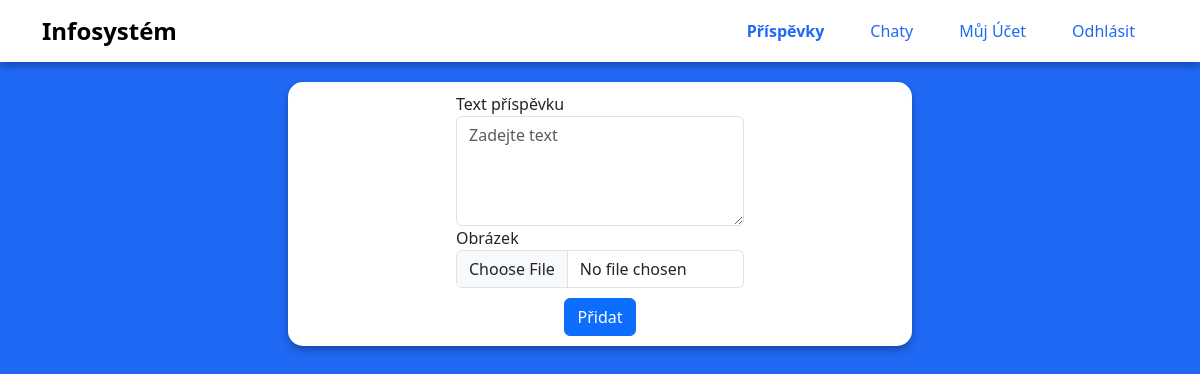
Page /posts.php (signed in) on the earlier database version.
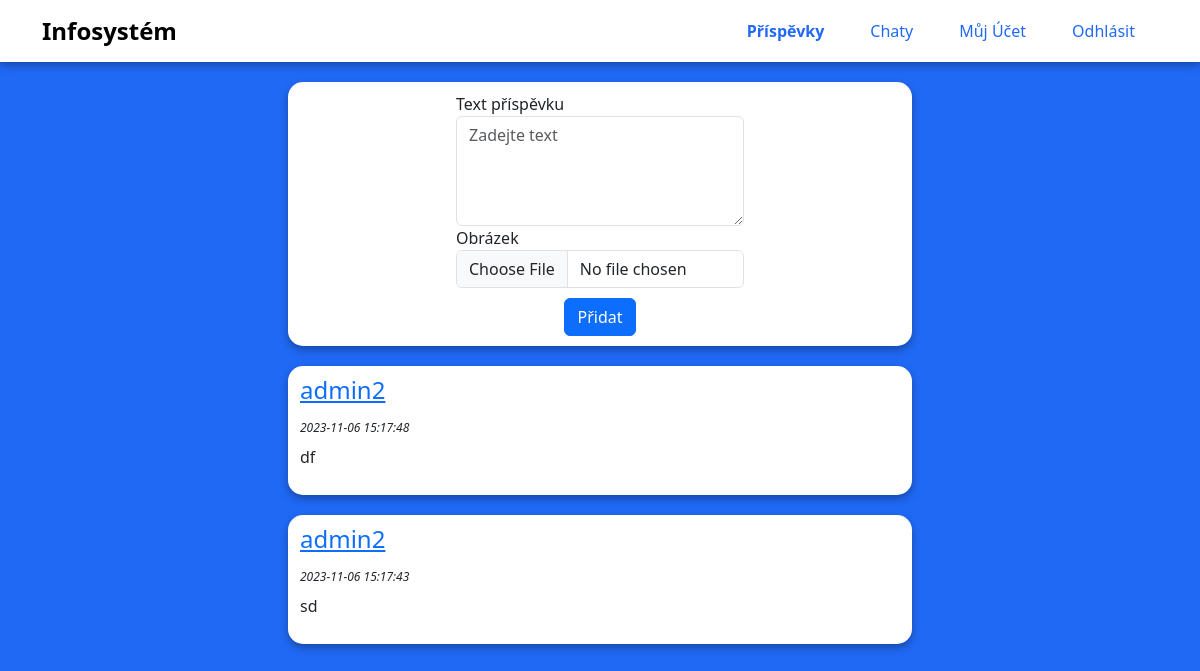
Same page on the later database version.
### tables this page shows
CREATE TABLE `post` (
  `id` int(10) UNSIGNED NOT NULL,
  `img` blob NOT NULL,
  `text` varchar(1024) NOT NULL,
  `postDateTime` datetime NOT NULL DEFAULT current_timestamp() ON UPDATE current_timestamp(),
  `user_id` int(10) UNSIGNED NOT NULL
);

CREATE TABLE `user` (
  `id` int(10) UNSIGNED NOT NULL,
  `first_name` varchar(50) NOT NULL,
  `last_name` varchar(50) NOT NULL,
  `sex` varchar(10) NOT NULL,
  `email` varchar(50) NOT NULL,
  `phone_number` varchar(20) DEFAULT NULL,
  `password` varchar(1024) NOT NULL,
  `is_administrator` tinyint(1) NOT NULL DEFAULT 0,
  `img` blob DEFAULT NULL,
  `register_date` datetime NOT NULL DEFAULT current_timestamp()
);

### posts.php (the view, shortened to what this page needs)
<!DOCTYPE html>
<html lang="en">
<head>
    <link rel="stylesheet" href="https://unpkg.com/bootstrap@5.3.2/dist/css/bootstrap.min.css" />
    <link rel="stylesheet" href="https://unpkg.com/bs-brain@2.0.2/components/logins/login-5/assets/css/login-5.css" />
</head>
<body>
    <nav class="navbar navbar-expand-lg navbar-light">
        <div class="container">
            <a class="navbar-brand" href="#">Infosystém</a>
            <div class="collapse navbar-collapse justify-content-end" id="navbarNav">
                <ul class="navbar-nav">
                    <li class="nav-item">
                        <a class="nav-link" href="posts.php">Příspěvky</a>
                    </li>
                    <li class="nav-item">
                        <a class="nav-link" href="chat.php">Chaty</a>
                    </li>
                    <li class="nav-item">
                        <a class="nav-link" href="account.php">Můj Účet</a>
                    </li>
                    <li class="nav-item">
                        <a class="nav-link" href="logout.php">Odhlásit</a>
                    </li>
                </ul>
            </div>
        </div>
    </nav>
     <div class="list">
     <div class="row">
    <div class="col-md-6 offset-md-3">
        <div class="new-post">
            <form action="submit_post.php" method="post" enctype="multipart/form-data">
                <div class="form-group">
                    <label for="post_text">Text příspěvku</label>
                    <textarea class="form-control" id="post_text" name="post_text" placeholder="Zadejte text" rows="4" required></textarea>
                </div>
                <div class="form-group">
                    <label for="post_image">Obrázek</label>
                    <div class="input-group">
                        <input type="file" class="form-control" id="post_image" name="post_image" accept="image/*">
                    </div>
                </div>
                <div class="text-center" style="padding-top: 10px;">
                    <button type="submit" class="btn btn-primary">Přidat</button>
                </div>
            </form>
        </div>
    </div>
</div>
</div>
    <div class="list">
    <?php
$host = 'localhost';
$dbname = 'db';
$user = 'root';
$pass = '';
try {
    $conn = new PDO("mysql:host=$host;dbname=$dbname", $user, $pass);
    $conn->setAttribute(PDO::ATTR_ERRMODE, PDO::ERRMODE_EXCEPTION);
} catch (PDOException $e) {
    echo "Chyba připojení: " . $e->getMessage();
}
$sql = "SELECT * FROM Post ORDER BY postDateTime DESC";
$result = $conn->query($sql);
if ($result->rowCount() > 0) {
    foreach ($result as $row) {
        $text = $row['text'];
        $postDateTime = $row['postDateTime'];
        $user_id = $row['user_id'];
        $userQuery = "SELECT first_name FROM User WHERE id = $user_id";
        $userResult = $conn->query($userQuery);
        if ($userResult->rowCount() > 0) {
            $userRow = $userResult->fetch(PDO::FETCH_ASSOC);
            $username = $userRow['first_name'];
        } else {
            $username = "Neznámý uživatel";
        }
?>
<div class="row">
    <div class="col-sm-6">
        <div class="post-content">
            <h4>
                <a href="#" class="username"><?= $username ?></a>
            </h4>
            <h5>
                <i class="date" style="font-size: 12px;"><?= $postDateTime ?></i>
            </h5>
            <p class="description"><?= $text ?></p>
        </div>
    </div>
    <div class="col-sm-6">
    </div>
</div>
<?php
    }
} else {
    echo " ";
}
?>
    </div>
</html>

### posts.php (style rules this page uses)
body, html { height: 100%; margin: 0; }
body { background-color: #2069f5; background-size: cover; background-attachment: fixed; }
.nav-link[href="posts.php"] { font-weight: bold; }
.navbar { background-color: #fff; box-shadow: 0 4px 8px rgba(0, 0, 0, 0.3); border-radius: 0; }
.navbar-brand { font-size: 24px; font-weight: bold; }
.navbar-nav .nav-item { padding: 0 15px; }
.navbar-nav .nav-link { color: #2069f5; }
.list { width: 50%; background-color: transparent; margin: auto; box-sizing: border-box; display: block; }
.row { width: auto; height: auto; margin-top: 20px; margin-bottom: 10px; padding-top: 10px; padding-bottom: 10px; background: white; border-radius: 15px; box-shadow: 0 4px 8px rgba(0, 0, 0, 0.3); }
.form-control { width: 100%; }

Differences in the rows shown:
added post: user.first_name "admin2", postDateTime "2023-11-06 15:17:48", text "df"
added post: user.first_name "admin2", postDateTime "2023-11-06 15:17:43", text "sd"
